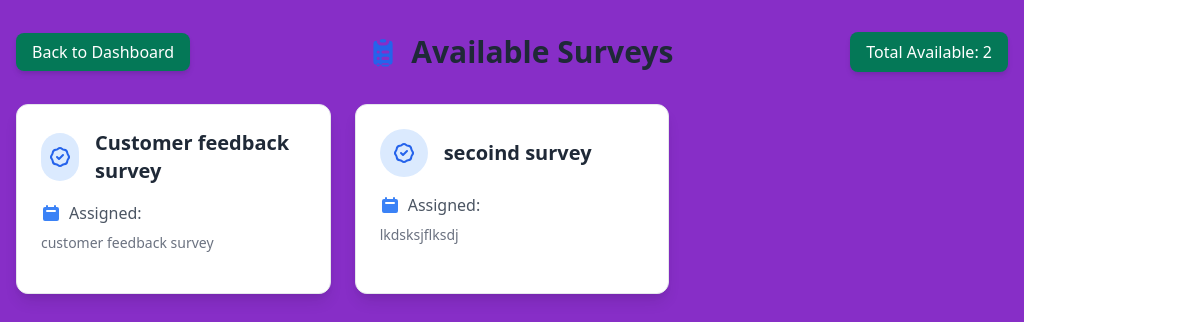
/respondent/survey_wall/ (signed in), run on the app's committed database.
### surveys/models.py (models this page shows, shortened)
class Survey(models.Model):
    title = models.CharField(max_length=200)
    description = models.TextField(blank=True, null=True)
    user = models.ForeignKey(
        settings.AUTH_USER_MODEL,
        on_delete=models.CASCADE,
        related_name='surveys',
        null=True  # Allow existing surveys to remain
    )
    created_at = models.DateTimeField(auto_now_add=True)
    updated_at = models.DateTimeField(auto_now=True)
    unique_link = models.CharField(max_length=16, unique=True, blank=True)
    external_link = models.CharField(max_length=16, unique=True, blank=True, null=True)
    max_external_responses = models.PositiveIntegerField(null=True, blank=True)
    external_response_count = models.PositiveIntegerField(default=0)
    is_active = models.BooleanField(default=True)  # New field to track survey activation status
    expiry_datetime = models.DateTimeField(null=True, blank=True)
    is_expired = models.BooleanField(default=False)
    points = models.IntegerField(default=0)

### respondent_app/views.py (the view)
# urls.py: path('survey_wall/', survey_wall, name='survey_wall'),
@login_required
def survey_wall(request):
    surveys = Survey.objects.all()
    taken_surveys = Response.objects.filter(user=request.user)
    expired_taken_ids = taken_surveys.filter(
        submitted_at__lt=now() - timedelta(hours=48)
    ).values_list('survey_id', flat=True)
    all_taken_ids = taken_surveys.values_list('survey_id', flat=True)
    new_survey_ids = surveys.exclude(id__in=all_taken_ids).values_list('id', flat=True)
    valid_surveys = surveys.exclude(id__in=expired_taken_ids)
    context = {
        'surveys': valid_surveys,
        'new_survey_ids': list(new_survey_ids),
    }
    return render(request, 'respondent_app/surveywall.html', context)

### templates/respondent_app/surveywall.html (shortened to what this page needs)
{% extends 'respondent_app/base.html' %}
{% block content %}
<div class="container mx-auto px-4 py-8 min-h-screen" style="background-color: #872ec7;">
    <div class="max-w-7xl mx-auto">
        <div class="flex justify-between items-center mb-8">
            <div>
                <a href="{% url 'respondent_app:dashboard' %}" class="bg-green-700 text-white px-4 py-2 rounded-lg shadow-md hover:bg-gray-800 transition duration-300">Back to Dashboard</a>
            </div>
            <h1 class="text-3xl font-extrabold text-gray-800 flex items-center">
                Available Surveys
            </h1>
            <div class="bg-green-700 text-white px-4 py-2 rounded-lg shadow-md hover:bg-green-600 transition duration-300">
                Total Available: {{ surveys.count }}
            </div>
        </div>
        {% if surveys %}
        <div class="grid grid-cols-1 md:grid-cols-2 lg:grid-cols-3 gap-6">
            {% for survey in surveys %}
            <div class="bg-white border border-gray-200 rounded-xl shadow-lg hover:shadow-xl transition-all duration-300 transform hover:-translate-y-2 overflow-hidden">
                <div class="p-6 relative group">
                    <div class="flex items-center mb-4">
                        <div class="w-12 h-12 rounded-full bg-blue-100 flex items-center justify-center mr-4">
                        </div>
                        <h2 class="text-xl font-bold text-gray-800">{{ survey.title }}</h2>
                    </div>
                    <div class="space-y-2 text-gray-600 mb-4">
                        <p class="flex items-center">
                            Assigned: {{ survey.assigned_at|date:"d M Y, h:i A" }}
                        </p>
                        <p class="flex items-center text-sm text-gray-500">
                            {{ survey.description }}
                        </p>
                    </div>
                </div>
            </div>
        {% endfor %}
        </div>
        {% else %}
        <div class="bg-white border border-gray-200 rounded-xl shadow-lg p-12 text-center">
            <h2 class="text-2xl font-bold text-gray-600 mb-4">No Available Surveys</h2>
            <p class="text-gray-500">Check back later for new survey opportunities.</p>
        </div>
        {% endif %}
    </div>
</div>
{% endblock %}

### data on the page
Survey: title "Customer feedback survey", description "customer feedback survey"
Survey: title "secoind survey", description "lkdsksjflksdj"

### other printed values
{{ surveys.count }} "2"
